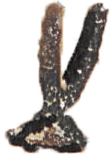
#> input picture cutouts/45.jpg, 110 x 154 px, found by its file name
$ python temp.py
#> lines starting #> are read from the running program, lines starting #| are printed output that depends on the picture; after the words box and inside, x2 and y2 are one past the last pixel; in counts of white or black regions, pixels touching at a corner belong together
from typing import List, Tuple, TypeAlias
from pathlib import Path
import numpy as np
from numpy import ndarray
from scipy import ndimage
import cv2
import time


def constructTemplateWeight(img_arr: ndarray) -> ndarray:
	"""construct the weights of an RGB image array template such that near-pure white pixels get a zero weight, while others get 1.0

	Parameters
	----------
	img_arr : ndarray of shape (H, W, 3)

	Returns
	-------
	ndarray of shape (H, W) contains the alpha weights of each pixel. 0.0 implies no weight, 1.0 implies max weight
	"""
	max_whiteness = (255 - 15) * 3
	weights = np.sum(img_arr, axis=2) < max_whiteness
	return weights


# [58 lines left out: functions convolveRows, findTemplateInGray, findTemplateInGray2, computePhaseCorrelation, not called in this run]


scan_img_path = "./assets/base.jpg"
template_img_path = "./assets/templates/45.jpg"

scan_img = np.asarray(cv2.imread(scan_img_path, cv2.IMREAD_GRAYSCALE))
template_img = np.asarray(cv2.imread(template_img_path, cv2.IMREAD_GRAYSCALE))
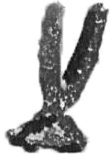
#> template_img: shape (154, 110); min 8, max 255, mean 183.6
template_img_mask = ndimage.binary_erosion(constructTemplateWeight(np.asarray(cv2.imread(template_img_path, cv2.IMREAD_COLOR))), np.ones((5, 5))).astype(float)
#> in constructTemplateWeight, `max_whiteness = (255 - 15) * 3`: max_whiteness = 720
#> in constructTemplateWeight, `weights = np.sum(img_arr, axis=2) < max_whiteness`:
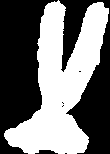
#> weights: shape (154, 110) bool; 45.6% white; 1 white region, box (x1, y1, x2, y2) and area: (4, 0, 109, 154) 7726
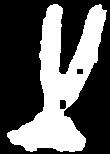
#> template_img_mask: shape (154, 110) float64; values 0 (black) and 1 (white), 36.5% white; 1 white region, box (x1, y1, x2, y2) and area: (7, 4, 107, 152) 6186

template_img_padded = np.pad(template_img * template_img_mask, [
#> (the run stopped early here; a loop or call above may not have finished)

$ run again, with cutouts/1.jpg copied over cutouts/45.jpg
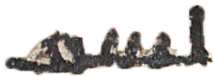
#> input picture cutouts/1.jpg, 214 x 76 px, found by its file name
#> max_whiteness = 720
#> in constructTemplateWeight, `weights = np.sum(img_arr, axis=2) < max_whiteness`:
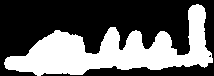
#> weights: shape (76, 214) bool; 38.7% white; 1 white region, box (x1, y1, x2, y2) and area: (4, 4, 213, 76) 6295
#> `template_img_mask = ndimage.binary_erosion(constructTemplateWeight(np...`:
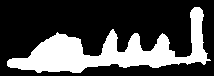
#> template_img_mask: shape (76, 214) float64; values 0 (black) and 1 (white), 29% white; 1 white region, box (x1, y1, x2, y2) and area: (7, 7, 211, 73) 4716
